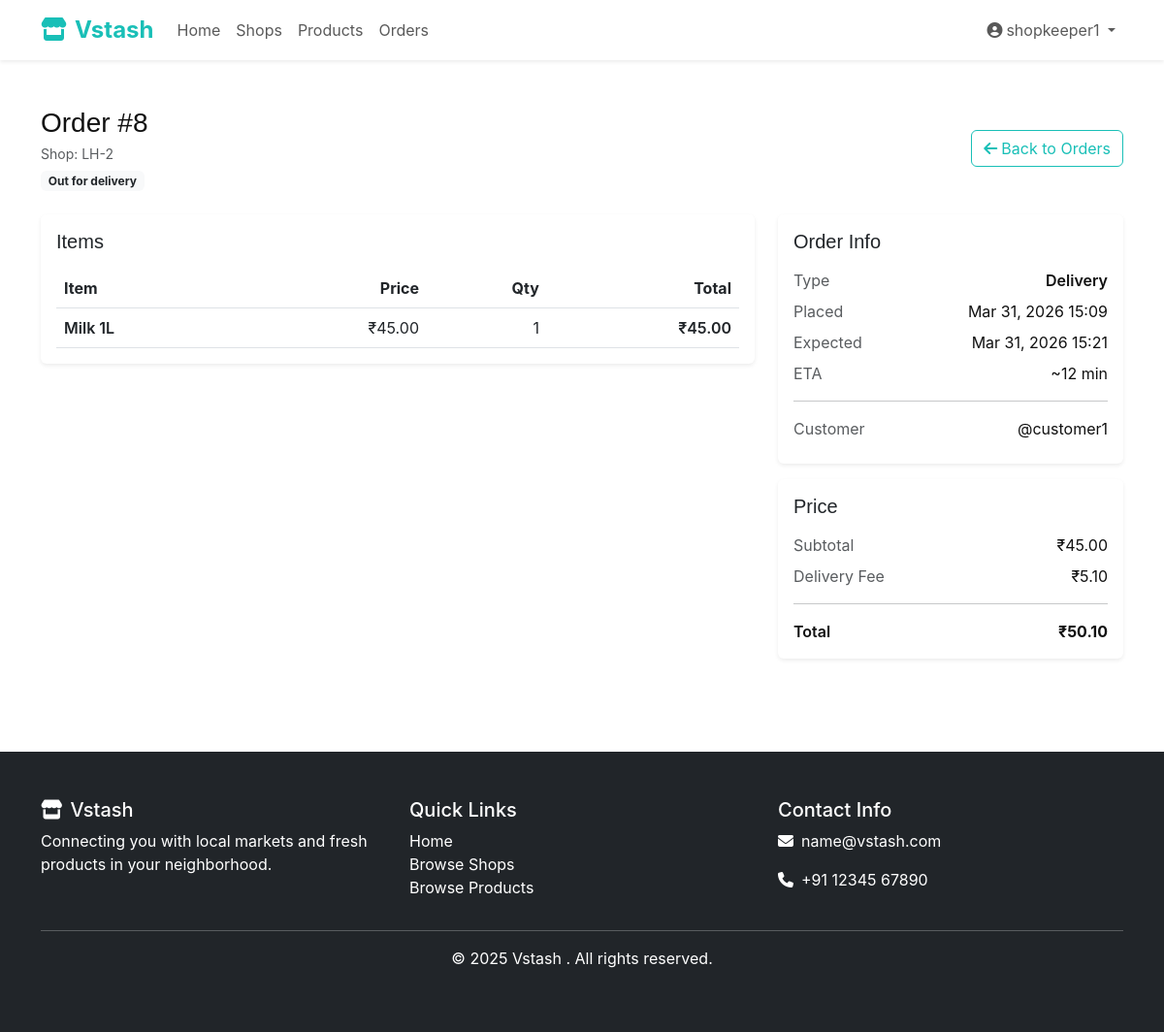
The page /dashboard/orders/8/ (signed in) on the database its author committed.
### accounts/models.py (models this page shows, shortened)
class User(AbstractUser):
    USER_TYPE_CHOICES = [
        ('customer', 'Customer'),
        ('shopkeeper', 'Shopkeeper'),
        ('admin', 'Admin'),
    ]
    user_type = models.CharField(max_length=20, choices=USER_TYPE_CHOICES, default='customer')
    phone = models.CharField(max_length=15, blank=True, null=True)
    address = models.TextField(blank=True, null=True)
    profile_picture = models.ImageField(upload_to='profiles/', blank=True, null=True)

### shops/models.py (models this page shows, shortened)
class Order(models.Model):
    METHOD_CHOICES = [
        ('pickup', 'Pickup'),
        ('delivery', 'Delivery'),
    ]
    STATUS_CHOICES = [
        ('placed', 'Placed'),
        ('ready_for_pickup', 'Ready for pickup'),
        ('out_for_delivery', 'Out for delivery'),
    ]
    user = models.ForeignKey(User, on_delete=models.SET_NULL, null=True, blank=True, related_name='orders')
    session_key = models.CharField(max_length=40, null=True, blank=True, db_index=True)
    shop = models.ForeignKey(Shop, on_delete=models.PROTECT, related_name='orders')
    method = models.CharField(max_length=20, choices=METHOD_CHOICES)
    status = models.CharField(max_length=30, choices=STATUS_CHOICES, default='placed', db_index=True)
    distance_km = models.DecimalField(max_digits=7, decimal_places=2, null=True, blank=True)
    delivery_charge_per_km = models.DecimalField(max_digits=6, decimal_places=2, default=Decimal('0.00'))
    delivery_fee = models.DecimalField(max_digits=10, decimal_places=2, default=Decimal('0.00'))
    subtotal = models.DecimalField(max_digits=12, decimal_places=2, default=Decimal('0.00'))
    total = models.DecimalField(max_digits=12, decimal_places=2, default=Decimal('0.00'))
    eta_minutes = models.PositiveIntegerField(default=0)
    expected_at = models.DateTimeField(null=True, blank=True)
    created_at = models.DateTimeField(auto_now_add=True)
    updated_at = models.DateTimeField(auto_now=True)

class Shop(models.Model):
    name = models.CharField(max_length=200)
    owner = models.ForeignKey(User, on_delete=models.CASCADE, related_name='owned_shops')
    address = models.TextField()
    phone = models.CharField(max_length=15)
    latitude = models.DecimalField(max_digits=9, decimal_places=6, null=True, blank=True)
    longitude = models.DecimalField(max_digits=9, decimal_places=6, null=True, blank=True)
    image = models.ImageField(upload_to='shops/', blank=True, null=True)
    is_open = models.BooleanField(default=True)
    opening_time = models.TimeField(null=True, blank=True)
    closing_time = models.TimeField(null=True, blank=True)
    offers_delivery = models.BooleanField(default=True)
    offers_pickup = models.BooleanField(default=True)
    delivery_charge_per_km = models.DecimalField(
        max_digits=6,
        decimal_places=2,
        default=Decimal('15.00'),
        validators=[MinValueValidator(Decimal('0.00'))],
        help_text='Delivery charge in rupees per km (only used when delivery is enabled).',
    )
    rating = models.DecimalField(max_digits=3, decimal_places=2, default=0.0,
                                validators=[MinValueValidator(0.0), MaxValueValidator(5.0)])
    created_at = models.DateTimeField(auto_now_add=True)
    updated_at = models.DateTimeField(auto_now=True)

class OrderItem(models.Model):
    order = models.ForeignKey(Order, on_delete=models.CASCADE, related_name='items')
    product = models.ForeignKey(Product, on_delete=models.SET_NULL, null=True, blank=True)
    product_name = models.CharField(max_length=200)
    unit_price = models.DecimalField(max_digits=10, decimal_places=2)
    quantity = models.PositiveIntegerField(default=1)
    line_total = models.DecimalField(max_digits=12, decimal_places=2)

### shops/views.py (the view)
# urls.py: path('dashboard/orders/<int:order_id>/', views.shop_order_detail, name='shop_order_detail'),
@login_required
def shop_order_detail(request, order_id: int):
    if request.user.user_type != 'shopkeeper':
        messages.error(request, 'Not authorized.')
        return redirect('shops:index')
    order = get_object_or_404(
        Order.objects.select_related('shop', 'user').prefetch_related('items'),
        id=order_id,
        shop__owner=request.user,
    )
    items = list(order.items.all())
    return render(request, 'shops/shop_order_detail.html', {'order': order, 'items': items, 'shop': order.shop})

### templates/shops/shop_order_detail.html (shortened to what this page needs)
{% extends 'base.html' %}
{% block content %}
<div class="container py-5">
  <div class="d-flex justify-content-between align-items-center mb-4">
    <div>
      <h1 class="h3 mb-1">Order #{{ order.id }}</h1>
      <div class="text-muted small">Shop: {{ shop.name }}</div>
      <div class="mt-1"><span class="badge bg-light text-dark">{{ order.get_status_display }}</span></div>
    </div>
    <a href="{% url 'shops:shop_orders' %}?shop={{ shop.id }}" class="btn btn-outline-primary">
      <i class="fas fa-arrow-left me-1"></i>Back to Orders
    </a>
  </div>
  <div class="row g-4">
    <div class="col-lg-8">
      <div class="card border-0 shadow-sm">
        <div class="card-body">
          <h2 class="h5 mb-3">Items</h2>
          <div class="table-responsive">
            <table class="table align-middle mb-0">
              <thead>
                <tr>
                  <th>Item</th>
                  <th class="text-end">Price</th>
                  <th class="text-end">Qty</th>
                  <th class="text-end">Total</th>
                </tr>
              </thead>
              <tbody>
                {% for it in items %}
                <tr>
                  <td class="fw-semibold">{{ it.product_name }}</td>
                  <td class="text-end">₹{{ it.unit_price }}</td>
                  <td class="text-end">{{ it.quantity }}</td>
                  <td class="text-end fw-semibold">₹{{ it.line_total }}</td>
                </tr>
                {% endfor %}
              </tbody>
            </table>
          </div>
        </div>
      </div>
    </div>
    <div class="col-lg-4">
      <div class="card border-0 shadow-sm mb-3">
        <div class="card-body">
          <h2 class="h5 mb-3">Order Info</h2>
          <div class="d-flex justify-content-between mb-2">
            <span class="text-muted">Type</span>
            <span class="fw-semibold">{{ order.get_method_display }}</span>
          </div>
          <div class="d-flex justify-content-between mb-2">
            <span class="text-muted">Placed</span>
            <span>{{ order.created_at|date:"M d, Y H:i" }}</span>
          </div>
          <div class="d-flex justify-content-between mb-2">
            <span class="text-muted">Expected</span>
            <span>
              {% if order.expected_at %}
                {{ order.expected_at|date:"M d, Y H:i" }}
              {% else %}
                -
              {% endif %}
            </span>
          </div>
          <div class="d-flex justify-content-between">
            <span class="text-muted">ETA</span>
            <span>~{{ order.eta_minutes }} min</span>
          </div>
          <hr>
          <div class="d-flex justify-content-between mb-2">
            <span class="text-muted">Customer</span>
            <span>
              {% if order.user %}
                @{{ order.user.username }}
              {% else %}
                Guest
              {% endif %}
            </span>
          </div>
        </div>
      </div>
      <div class="card border-0 shadow-sm">
        <div class="card-body">
          <h2 class="h5 mb-3">Price</h2>
          <div class="d-flex justify-content-between mb-2">
            <span class="text-muted">Subtotal</span>
            <span>₹{{ order.subtotal }}</span>
          </div>
          <div class="d-flex justify-content-between mb-2">
            <span class="text-muted">Delivery Fee</span>
            <span>₹{{ order.delivery_fee }}</span>
          </div>
          <hr>
          <div class="d-flex justify-content-between">
            <span class="fw-semibold">Total</span>
            <span class="fw-bold">₹{{ order.total }}</span>
          </div>
        </div>
      </div>
    </div>
  </div>
</div>
{% endblock %}

### templates/base.html (shortened to what this page needs)
<!DOCTYPE html>
<html lang="en">
<head>
    <link href="https://cdn.jsdelivr.net/npm/bootstrap@5.3.0/dist/css/bootstrap.min.css" rel="stylesheet">
    <link rel="stylesheet" href="https://cdnjs.cloudflare.com/ajax/libs/font-awesome/6.4.0/css/all.min.css">
    {% load static %}
    <link rel="stylesheet" href="{% static 'css/theme.css' %}">
</head>
<body>
    <nav class="navbar navbar-expand-lg navbar-light bg-white shadow-sm">
        <div class="container">
            <a class="navbar-brand text-primary" href="{% url 'shops:index' %}">
                <i class="fas fa-store me-2"></i>Vstash
            </a>
            <div class="collapse navbar-collapse" id="navbarNav">
                <ul class="navbar-nav me-auto">
                    <li class="nav-item">
                        <a class="nav-link" href="{% url 'shops:index' %}">Home</a>
                    </li>
                    <li class="nav-item">
                        <a class="nav-link" href="{% url 'shops:shop_list' %}">Shops</a>
                    </li>
                    <li class="nav-item">
                        <a class="nav-link" href="{% url 'shops:product_list' %}">Products</a>
                    </li>
                    {% if not user.is_authenticated or user.user_type != 'shopkeeper' %}
                        <li class="nav-item">
                            <a class="nav-link" href="{% url 'shops:cart_detail' %}">Cart</a>
                        </li>
                        <li class="nav-item">
                            <a class="nav-link" href="{% url 'shops:orders_list' %}">Orders</a>
                        </li>
                    {% else %}
                        <li class="nav-item">
                            <a class="nav-link" href="{% url 'shops:shop_orders' %}">Orders</a>
                        </li>
                    {% endif %}
                </ul>
                <ul class="navbar-nav">
                    {% if user.is_authenticated %}
                        <li class="nav-item dropdown">
                            <a class="nav-link dropdown-toggle" href="#" id="navbarDropdown" role="button" data-bs-toggle="dropdown">
                                <i class="fas fa-user-circle me-1"></i>{{ user.username }}
                            </a>
                        </li>
                    {% endif %}
                </ul>
            </div>
        </div>
    </nav>
    {% block content %}
    {% endblock %}
    <footer class="bg-dark text-light py-5 mt-5">
        <div class="container">
            <div class="row">
                <div class="col-md-4">
                    <h5><i class="fas fa-store me-2"></i>Vstash</h5>
                    <p>Connecting you with local markets and fresh products in your neighborhood.</p>
                </div>
                <div class="col-md-4">
                    <h5>Quick Links</h5>
                    <ul class="list-unstyled">
                        <li><a href="{% url 'shops:index' %}" class="text-light text-decoration-none">Home</a></li>
                        <li><a href="{% url 'shops:shop_list' %}" class="text-light text-decoration-none">Browse Shops</a></li>
                        <li><a href="{% url 'shops:product_list' %}" class="text-light text-decoration-none">Browse Products</a></li>
                    </ul>
                </div>
                <div class="col-md-4">
                    <h5>Contact Info</h5>
                    <p><i class="fas fa-envelope me-2"></i>name@vstash.com</p>
                    <p><i class="fas fa-phone me-2"></i>+91 12345 67890</p>
                </div>
            </div>
            <hr>
            <div class="text-center">
                <p>&copy; 2025 Vstash . All rights reserved.</p>
            </div>
        </div>
    </footer>
</body>
</html>

### static/css/theme.css (style rules this page uses)
:root { --primary-color: #19BFB7; --secondary-color: #13928c; --accent-color: #28e3da; --text-dark: #111111; --text-light: #6b7280; --background-light: #f9fafb; --light-gray: #e6e6e6; --white: #ffffff; --dark-teal: #13928c; --light-teal: #28e3da; }
body { font-family: 'Inter', -apple-system, BlinkMacSystemFont, sans-serif; color: var(--text-dark) !important; }
h1, h2, h3, h4, h5, h6, p, span, div, a, li { color: var(--text-dark); }
h1, h2, h3, h4, h5, h6 { font-family: 'Century Gothic', 'Arial', sans-serif; color: var(--text-dark); }
.btn-outline-primary { color: var(--primary-color); border-color: var(--primary-color); }
.navbar-brand { font-weight: 700; font-size: 1.5rem; }
.text-primary { color: var(--primary-color) !important; }
.card { transition: transform 0.2s ease-in-out; }
footer { background-color: #343a40 !important; }
footer, footer h1, footer h2, footer h3, footer h4, footer h5, footer h6, footer p, footer span, footer div, footer a, footer li { color: #ffffff !important; }
footer h1, footer h2, footer h3, footer h4, footer h5, footer h6 { font-family: 'Inter', -apple-system, BlinkMacSystemFont, sans-serif !important; }
footer .text-light { color: #ffffff !important; }

### rows shown on the page
User: username "shopkeeper1"
Order: id "8", status "Out for delivery", method "Delivery", created_at "Mar 31, 2026 15:09", expected_at "Mar 31, 2026 15:21", eta_minutes "12", user.username "customer1", subtotal "45.00", delivery_fee "5.10", total "50.10"
Shop: name "LH-2"
OrderItem: product_name "Milk 1L", unit_price "45.00", quantity "1", line_total "45.00"
